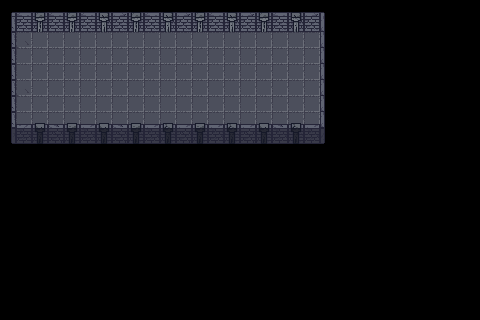

Below is a game level as drawn by its tile map, then a one-line description and the .tmx file that defines it, in full:
An orthogonal 30x20 tile map with 16x16 px tiles, 2 tile layers (background, foreground), 2 tilesets.

<map version="1.10" tiledversion="1.11.2" orientation="orthogonal" renderorder="right-down" width="30" height="20" tilewidth="16" tileheight="16" infinite="0" nextlayerid="3" nextobjectid="1">
 <tileset firstgid="1" source="../tilesets/walls.tsx" />
 <tileset firstgid="118" source="../tilesets/floor.tsx" />
 <layer id="1" name="background" width="30" height="20">
  <data encoding="csv">
1,5,2,5,2,5,4,6,2,5,4,6,2,5,4,6,2,5,4,6,8,0,0,0,0,0,0,0,0,0,
19,14,11,14,11,14,13,14,11,14,13,14,11,14,13,14,11,14,13,14,17,0,0,0,0,0,0,0,0,0,
19,118,119,119,119,119,119,119,119,119,119,119,119,119,119,119,119,119,119,119,17,0,0,0,0,0,0,0,0,0,
19,119,119,119,119,119,119,119,119,119,119,119,119,119,119,119,119,119,119,119,17,0,0,0,0,0,0,0,0,0,
19,119,119,119,119,119,119,119,119,119,119,119,119,119,119,119,119,119,119,119,17,0,0,0,0,0,0,0,0,0,
19,118,119,119,119,119,119,119,119,119,119,119,119,119,119,119,119,119,119,119,17,0,0,0,0,0,0,0,0,0,
19,119,119,119,119,119,119,119,119,119,119,119,119,119,119,119,119,119,119,119,17,0,0,0,0,0,0,0,0,0,
19,119,119,119,119,119,119,119,119,119,119,119,119,119,119,119,119,119,119,119,17,0,0,0,0,0,0,0,0,0,
46,50,47,52,47,50,47,52,47,50,47,52,47,50,47,52,47,50,47,50,53,0,0,0,0,0,0,0,0,0,
0,0,0,0,0,0,0,0,0,0,0,0,0,0,0,0,0,0,0,0,0,0,0,0,0,0,0,0,0,0,
0,0,0,0,0,0,0,0,0,0,0,0,0,0,0,0,0,0,0,0,0,0,0,0,0,0,0,0,0,0,
0,0,0,0,0,0,0,0,0,0,0,0,0,0,0,0,0,0,0,0,0,0,0,0,0,0,0,0,0,0,
0,0,0,0,0,0,0,0,0,0,0,0,0,0,0,0,0,0,0,0,0,0,0,0,0,0,0,0,0,0,
0,0,0,0,0,0,0,0,0,0,0,0,0,0,0,0,0,0,0,0,0,0,0,0,0,0,0,0,0,0,
0,0,0,0,0,0,0,0,0,0,0,0,0,0,0,0,0,0,0,0,0,0,0,0,0,0,0,0,0,0,
0,0,0,0,0,0,0,0,0,0,0,0,0,0,0,0,0,0,0,0,0,0,0,0,0,0,0,0,0,0,
0,0,0,0,0,0,0,0,0,0,0,0,0,0,0,0,0,0,0,0,0,0,0,0,0,0,0,0,0,0,
0,0,0,0,0,0,0,0,0,0,0,0,0,0,0,0,0,0,0,0,0,0,0,0,0,0,0,0,0,0,
0,0,0,0,0,0,0,0,0,0,0,0,0,0,0,0,0,0,0,0,0,0,0,0,0,0,0,0,0,0,
0,0,0,0,0,0,0,0,0,0,0,0,0,0,0,0,0,0,0,0,0,0,0,0,0,0,0,0,0,0
</data>
 </layer>
 <layer id="2" name="foreground" width="30" height="20">
  <data encoding="csv">
0,0,0,0,0,0,0,0,0,0,0,0,0,0,0,0,0,0,0,0,0,0,0,0,0,0,0,0,0,0,
0,0,0,0,0,0,0,0,0,0,0,0,0,0,0,0,0,0,0,0,0,0,0,0,0,0,0,0,0,0,
0,0,0,0,0,0,0,0,0,0,0,0,0,0,0,0,0,0,0,0,0,0,0,0,0,0,0,0,0,0,
0,0,0,0,0,0,0,0,0,0,0,0,0,0,0,0,0,0,0,0,0,0,0,0,0,0,0,0,0,0,
0,0,0,0,0,0,0,0,0,0,0,0,0,0,0,0,0,0,0,0,0,0,0,0,0,0,0,0,0,0,
0,0,0,0,0,0,0,0,0,0,0,0,0,0,0,0,0,0,0,0,0,0,0,0,0,0,0,0,0,0,
0,0,0,0,0,0,0,0,0,0,0,0,0,0,0,0,0,0,0,0,0,0,0,0,0,0,0,0,0,0,
0,41,38,42,39,43,38,42,39,43,40,43,39,43,40,43,38,42,40,43,0,0,0,0,0,0,0,0,0,0,
0,0,0,0,0,0,0,0,0,0,0,0,0,0,0,0,0,0,0,0,0,0,0,0,0,0,0,0,0,0,
0,0,0,0,0,0,0,0,0,0,0,0,0,0,0,0,0,0,0,0,0,0,0,0,0,0,0,0,0,0,
0,0,0,0,0,0,0,0,0,0,0,0,0,0,0,0,0,0,0,0,0,0,0,0,0,0,0,0,0,0,
0,0,0,0,0,0,0,0,0,0,0,0,0,0,0,0,0,0,0,0,0,0,0,0,0,0,0,0,0,0,
0,0,0,0,0,0,0,0,0,0,0,0,0,0,0,0,0,0,0,0,0,0,0,0,0,0,0,0,0,0,
0,0,0,0,0,0,0,0,0,0,0,0,0,0,0,0,0,0,0,0,0,0,0,0,0,0,0,0,0,0,
0,0,0,0,0,0,0,0,0,0,0,0,0,0,0,0,0,0,0,0,0,0,0,0,0,0,0,0,0,0,
0,0,0,0,0,0,0,0,0,0,0,0,0,0,0,0,0,0,0,0,0,0,0,0,0,0,0,0,0,0,
0,0,0,0,0,0,0,0,0,0,0,0,0,0,0,0,0,0,0,0,0,0,0,0,0,0,0,0,0,0,
0,0,0,0,0,0,0,0,0,0,0,0,0,0,0,0,0,0,0,0,0,0,0,0,0,0,0,0,0,0,
0,0,0,0,0,0,0,0,0,0,0,0,0,0,0,0,0,0,0,0,0,0,0,0,0,0,0,0,0,0,
0,0,0,0,0,0,0,0,0,0,0,0,0,0,0,0,0,0,0,0,0,0,0,0,0,0,0,0,0,0
</data>
 </layer>
</map>
